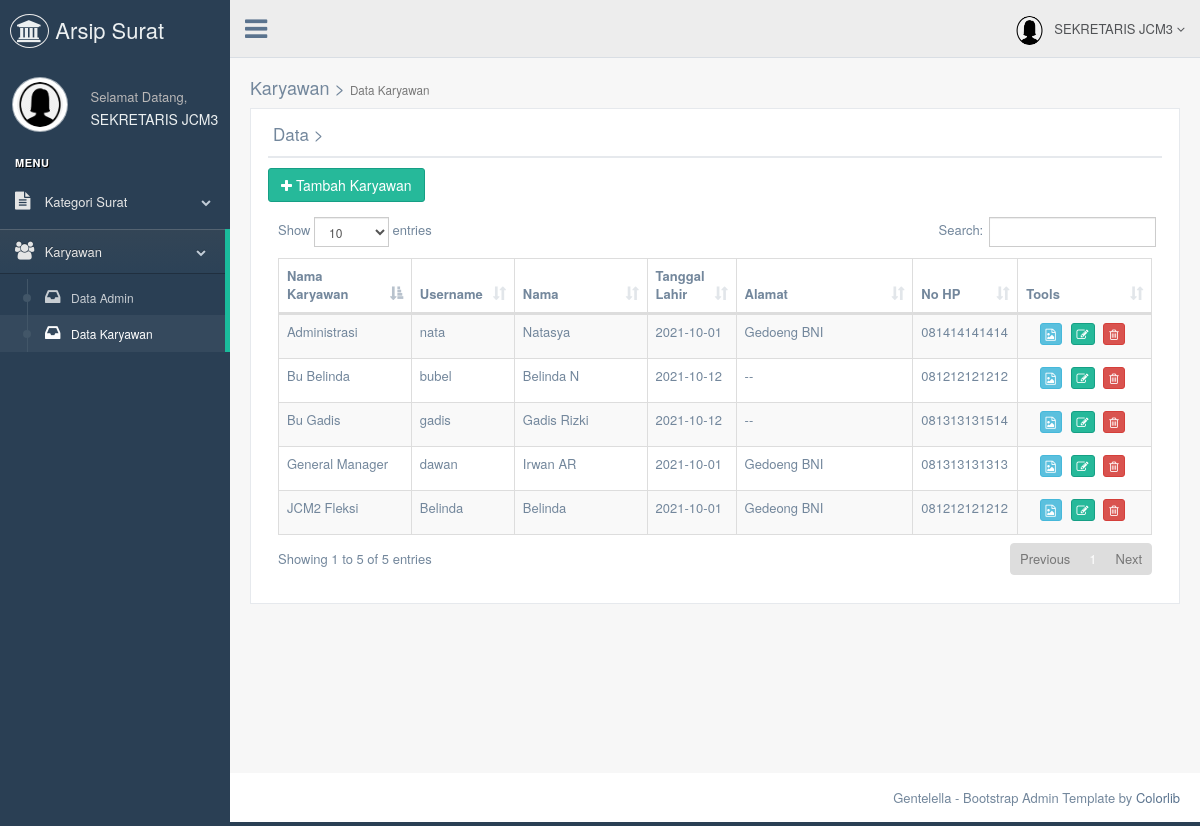
Page /admin/databagian.php (signed in) on the committed database.
### tables this page shows
CREATE TABLE `tb_bagian` (
  `id_bagian` int(11) NOT NULL,
  `nama_bagian` varchar(120) NOT NULL,
  `username_admin_bagian` varchar(50) NOT NULL,
  `password_bagian` varchar(50) NOT NULL,
  `nama_lengkap` varchar(70) NOT NULL,
  `tanggal_lahir_bagian` date NOT NULL,
  `alamat` text NOT NULL,
  `no_hp_bagian` varchar(12) NOT NULL,
  `gambar` varchar(255) NOT NULL
);

### admin/databagian.php (the view, shortened to what this page needs)
<!DOCTYPE html>
<html lang="en">
  <head>
    <link href="../assets/vendors/bootstrap/dist/css/bootstrap.min.css" rel="stylesheet">
    <link href="../assets/vendors/font-awesome/css/font-awesome.min.css" rel="stylesheet">
    <link href="../assets/vendors/nprogress/nprogress.css" rel="stylesheet">
    <link href="../assets/vendors/iCheck/skins/flat/green.css" rel="stylesheet">
    <link href="../assets/vendors/datatables.net-bs/css/dataTables.bootstrap.min.css" rel="stylesheet">
    <link href="../assets/vendors/datatables.net-buttons-bs/css/buttons.bootstrap.min.css" rel="stylesheet">
    <link href="../assets/vendors/datatables.net-fixedheader-bs/css/fixedHeader.bootstrap.min.css" rel="stylesheet">
    <link href="../assets/vendors/datatables.net-responsive-bs/css/responsive.bootstrap.min.css" rel="stylesheet">
    <link href="../assets/vendors/datatables.net-scroller-bs/css/scroller.bootstrap.min.css" rel="stylesheet">
    <link href="../assets/build/css/custom.min.css" rel="stylesheet">
  </head>
  <body class="nav-md">
    <div class="container body">
      <div class="main_container">
        <?php
        include("sidebarmenu.php");
        ?>
        <?php
        include("header.php");
        ?>
        <div class="right_col" role="main">
          <div class="">
            <div class="page-title">
              <div class="title_right">
                <h2>Karyawan > <small>Data Karyawan</small></h2>
              </div>
            </div>
            <div class="clearfix"></div>
            <div class="row">
              <div class="col-md-12 col-sm-12 col-xs-12">
                <div class="x_panel">
                  <div class="x_title">
                    <h2>Data ><small> Karyawan</small></h2>
                    <div class="clearfix"></div>
                  </div>
                  <a href="inputbagian.php"><button type="button" class="btn btn-success"><i class="fa fa-plus"></i> Tambah Karyawan</button></a>
                  <div class="x_content">
                  <div class="x_content">
                             <?php
                              include '../koneksi/koneksi.php';
                              $sql1  		= "SELECT * FROM tb_bagian order by id_bagian asc";
                              $query1  	= mysqli_query($db, $sql1);
                              $total		= mysqli_num_rows($query1);
                              if ($total == 0) {
                                echo"<center><h2>Belum Ada Data Karyawan</h2></center>";
                              }
                              else{?>
                    <table id="datatable" class="table table-striped table-bordered">
                      <thead>
                        <tr>
                          <th width="15%">Nama Karyawan</th>
                          <th width="10%">Username</th>
                          <th width="15%">Nama</th>
                          <th width="10%">Tanggal Lahir</th>
                          <th width="20%">Alamat</th>
                          <th width="10%">No HP</th>
                          <th width="15%">Tools</th>
                        </tr>
                      </thead>
                      <tbody>
                            <?php
                            while($data = mysqli_fetch_array($query1)){
                              echo'<tr>
                              <td>	'. $data['nama_bagian'].'		</td>
                              <td>	'. $data['username_admin_bagian'].'	</td>
                              <td>	'. $data['nama_lengkap'].'  		</td>
                              <td>	'. $data['tanggal_lahir_bagian'].'  	</td>
                              <td>	'. $data['alamat'].'		</td>
                              <td>  '. $data['no_hp_bagian'].'  </td>
                              <td style="text-align:center;">
                              <a href=detail-bagian.php?id_bagian='.$data['id_bagian'].'><button type="button" title="Detail" class="btn btn-info btn-xs"><i class="fa fa-file-image-o"></i></button></a>
                              <a href=editbagian.php?id_bagian='.$data['id_bagian'].'><button type="button" title="Edit" class="btn btn-success btn-xs"><i class="fa  fa-edit"></i></button></a>
                              <a onclick="return konfirmasi()" href="proses/proses_hapusbagian.php?id_bagian='.$data['id_bagian'].'"><button type="button" title="Hapus" class="btn btn-danger btn-xs"><i class="fa fa-trash-o"></i></button></a></td>
                              </tr>';
                            }
                            ?>
                      </tbody>
                    </table>
                  <?php } ?>
                  </div>
                  </div>
                </div>
              </div>
            </div>
          </div>
        </div>
        <footer>
          <div class="pull-right">
            Gentelella - Bootstrap Admin Template by <a href="https://colorlib.com">Colorlib</a>
          </div>
          <div class="clearfix"></div>
        </footer>
      </div>
    </div>
  </body>
</html>

### admin/sidebarmenu.php (shortened to what this page needs)
<?php
	 include '../koneksi/koneksi.php';
			$sql  		= "SELECT * FROM tb_admin where id_admin='".$_SESSION['id']."'";
			$query  	= mysqli_query($db, $sql);
			$data 		= mysqli_fetch_array($query);
?>
        <div class="col-md-3 left_col">
          <div class="left_col scroll-view">
            <div class="navbar nav_title" style="border: 0;">
              <a href="index.php" class="site_title"><i class="fa fa-bank"></i> <span> Arsip Surat</span></a>
            </div>
            <div class="profile clearfix">
              <div class="profile_pic">
                <img src="images/<?php echo $data['gambar']; ?>" height="55" width="55" alt="" class="img-circle profile_img">
              </div>
              <div class="profile_info">
                <span>Selamat Datang,</span>
                <h2><?php echo $_SESSION['nama'];?></h2>
              </div>
            </div>
            <br />
            <div id="sidebar-menu" class="main_menu_side hidden-print main_menu">
              <div class="menu_section">
                <h3>Menu</h3>
                <ul class="nav side-menu">
                  <li><a><i class="fa fa-file-text"></i> Kategori Surat <span class="fa fa-chevron-down"></span></a>
                  </li>
                  <li><a><i class="fa fa-users"></i> Karyawan <span class="fa fa-chevron-down"></span></a>
                    <ul class="nav child_menu">
                      <li><a href="dataadmin.php"><i class="fa  fa-inbox"></i>Data Admin</a></li>
                      <li><a href="databagian.php"><i class="fa  fa-inbox"></i>Data Karyawan</a></li>
                    </ul>
                  </li>
                </ul>
              </div>
            </div>
          </div>
        </div>

### admin/header.php (shortened to what this page needs)
<?php
include '../koneksi/koneksi.php';
$sql  		= "SELECT * FROM tb_admin where id_admin='".$_SESSION['id']."'";
$query  	= mysqli_query($db, $sql);
$data 		= mysqli_fetch_array($query);
?>
        <div class="top_nav">
          <div class="nav_menu">
            <nav>
              <div class="nav toggle">
                <a id="menu_toggle"><i class="fa fa-bars"></i></a>
              </div>
              <ul class="nav navbar-nav navbar-right">
                <li class="">
                  <a href="javascript:;" class="user-profile dropdown-toggle" data-toggle="dropdown" aria-expanded="false">
                    <img src="images/<?php echo $data['gambar']; ?>" alt=""><?php echo $_SESSION['nama'];?>
                    <span class=" fa fa-angle-down"></span>
                  </a>
                </li>
              </ul>
            </nav>
          </div>
        </div>

### rows in the picture
tb_bagian: nama_bagian "JCM2 Fleksi", username_admin_bagian "Belinda", nama_lengkap "Belinda", tanggal_lahir_bagian "2021-10-01", alamat "Gedeong BNI", no_hp_bagian "081212121212"
tb_bagian: nama_bagian "General Manager", username_admin_bagian "dawan", nama_lengkap "Irwan AR", tanggal_lahir_bagian "2021-10-01", alamat "Gedoeng BNI", no_hp_bagian "081313131313"
tb_bagian: nama_bagian "Administrasi", username_admin_bagian "nata", nama_lengkap "Natasya", tanggal_lahir_bagian "2021-10-01", alamat "Gedoeng BNI", no_hp_bagian "081414141414"
tb_bagian: nama_bagian "Bu Belinda", username_admin_bagian "bubel", nama_lengkap "Belinda N", tanggal_lahir_bagian "2021-10-12", alamat "--", no_hp_bagian "081212121212"
tb_bagian: nama_bagian "Bu Gadis", username_admin_bagian "gadis", nama_lengkap "Gadis Rizki", tanggal_lahir_bagian "2021-10-12", alamat "--", no_hp_bagian "081313131514"

### other values in the picture
$_SESSION['nama'] "SEKRETARIS JCM3"
